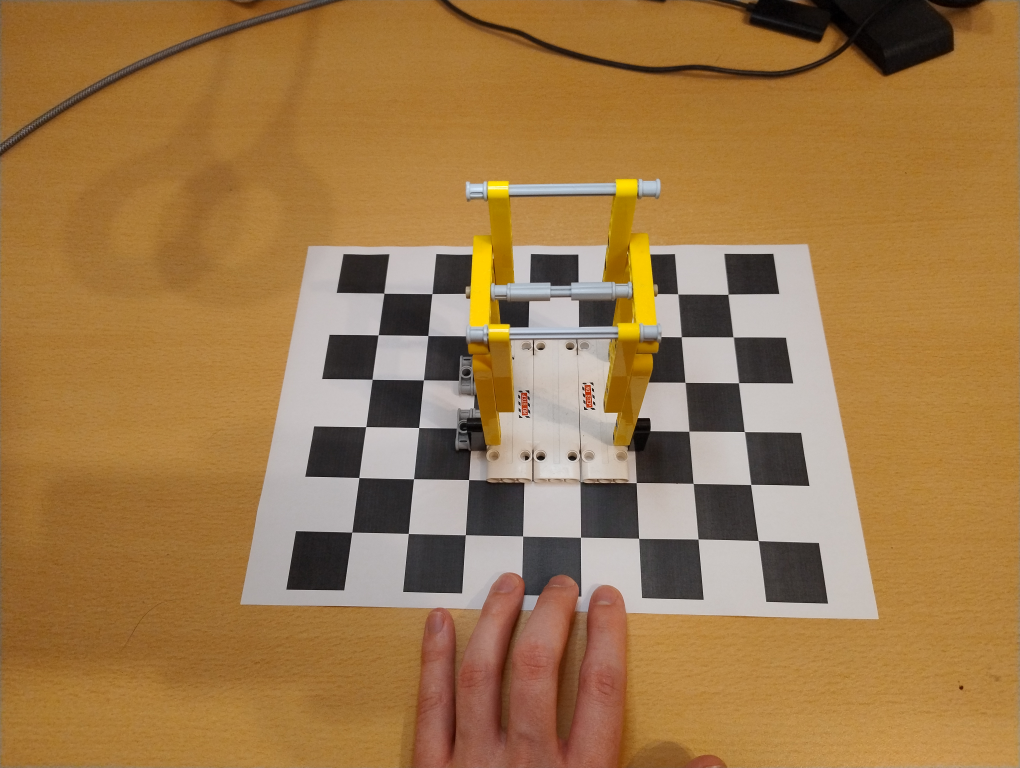
%> input picture img2/1.jpg, 4080 x 3072 px (shown at 1/4 size)
$ octave klt_trasl.m   (GNU Octave 9; MATLAB toolbox functions it lacks are replaced by stand-ins)
%> lines starting %> are read from the running program, lines starting %| are printed output that depends on the picture; in (x1, y1, x2, y2) boxes, pixels count from 0 and x2, y2 are one past the last pixel; in counts of white or black regions, pixels touching at a corner belong together; the program's own positions count from 1
clear
close all
%% scelta dei punti (Harris-Stephens)

np = 3; % cambiare questo valore per cambiare il numero dei punti da tracciare

fig_top = figure(Name='Prima immagine');

I1 = imresize(im2double(rgb2gray(imread('img2/1.jpg'))), .1);
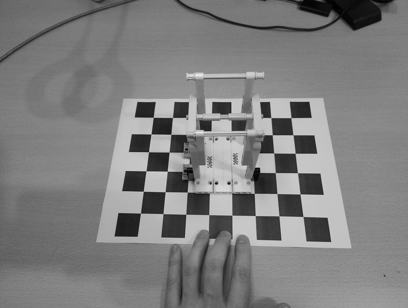
%> I1: size 308x408 double; min 0.000827, max 0.946, mean 0.498

imshow(I1); hold on

S = fspecial('sobel');
Iu = filter2(S', I1);
Iv = filter2(S, I1);

sigma = 4;
G = fspecial('gaussian', ceil(sigma*6+1), sigma);
Iuu = filter2(G, Iu.*Iu, 'same');
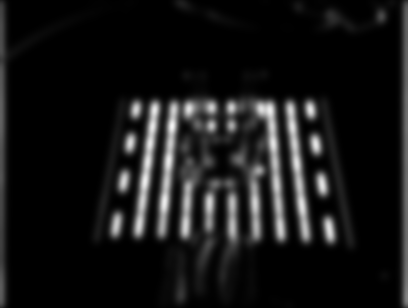
%> Iuu: size 308x408 double; min 0.000159, max 0.956, mean 0.0887
Ivv = filter2(G, Iv.*Iv, 'same');
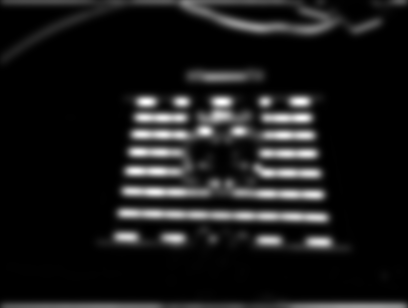
%> Ivv: size 308x408 double; min 0.000217, max 1.03, mean 0.106; drawn with min black and max white
Iuv = filter2(G, Iu.*Iv, 'same');
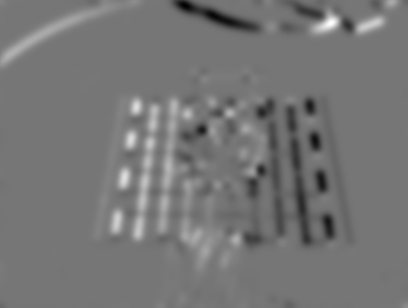
%> Iuv: size 308x408 double; min -0.166, max 0.192, mean -0.000286; drawn with min black and max white

tr = Iuu + Ivv;
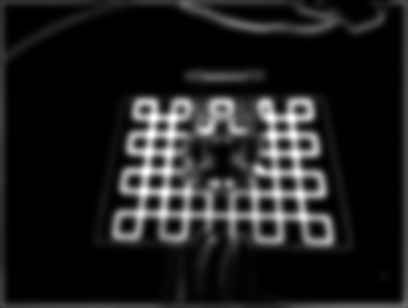
%> tr: size 308x408 double; min 0.000646, max 1.56, mean 0.194; drawn with min black and max white
det = Iuu.*Ivv - Iuv.*Iuv;
C = det - 0.04*(tr.*tr);

% togli la scacchiera per inquadrare solo l'oggetto centrale
mask = false(size(C));
mask(70:200, 180:260) = true;
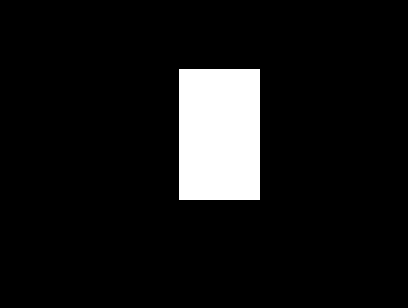
%> mask: size 308x408 logical; 8.4% white; 1 white region, box (x1, y1, x2, y2) and area: (179, 69, 260, 200) 10611
C(~mask) = -Inf;
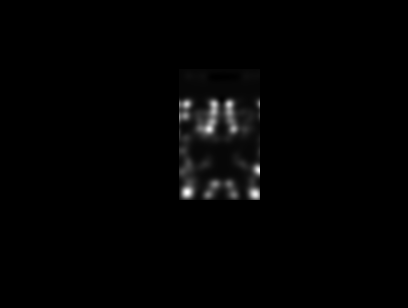
%> C: size 308x408 double; 91.56% of the values are NaN or infinite; the others: min -0.0108, max 0.351, mean 0.041; drawn with min black, max white, NaN and infinite black

%> (the run ends here)

$ run again, with img2/10.jpg copied over img2/1.jpg
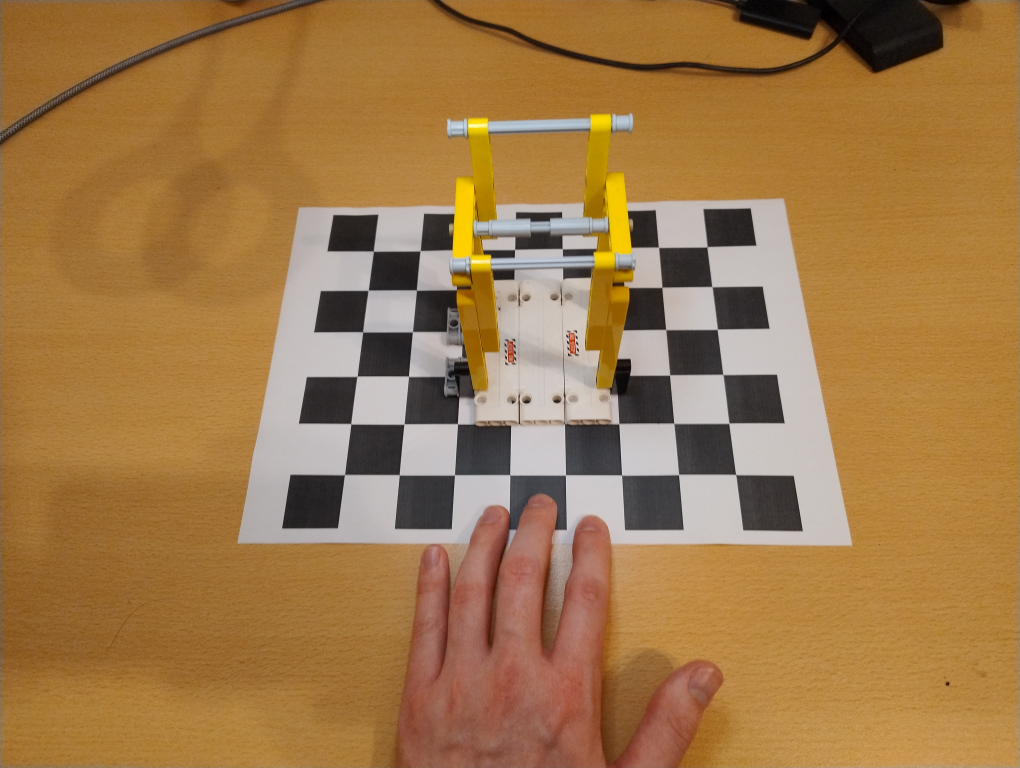
%> input picture img2/10.jpg, 4080 x 3072 px (shown at 1/4 size)
%> `Iuv = filter2(G, Iu.*Iv, 'same');`:
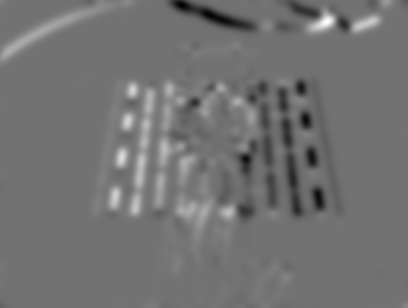
%> Iuv: size 308x408 double; min -0.156, max 0.192, mean 0.000853; drawn with min black and max white
%> mask: size 308x408 logical; 8.4% white; 1 white region, box (x1, y1, x2, y2) and area: (179, 69, 260, 200) 10611
%> `C(~mask) = -Inf;`:
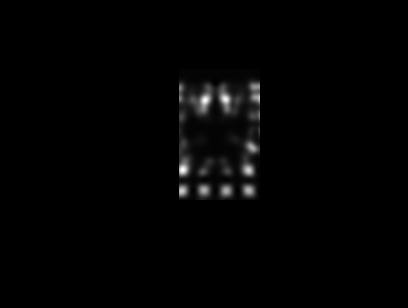
%> C: size 308x408 double; 91.56% of the values are NaN or infinite; the others: min -0.0076, max 0.449, mean 0.0589; drawn with min black, max white, NaN and infinite black
